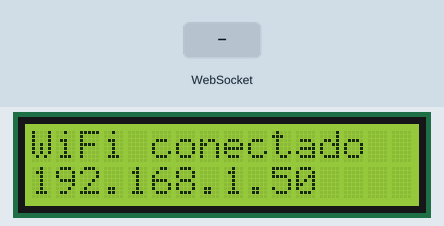
Simulated run of this sketch. Board: ESP32. On the bench: 16×2 character LCD. The inputs (shaded band) are chosen by the test bench. WiFi joins after 1.5 s; servers stay silent unless stated; what the sketch prints to the serial monitor is not drawn.

Above: at 2.7 s.
2.8 s: WebSocket text "1" received
At 3.1 s:
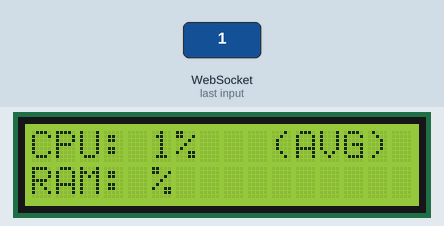
4.3 s: WebSocket text "0" received
At 5.5 s:
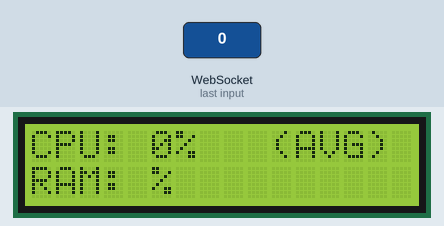
Timing chart, 0 to 7.3 s (numbered marks = the images above; inputs shaded):
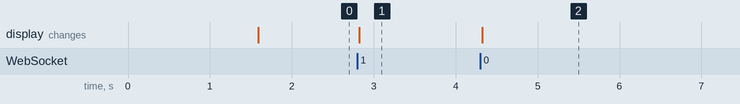

The sketch:

monitoramentoPC.ino
```cpp
#include <LiquidCrystal_I2C.h>
#include <Arduino.h>
#include <Wire.h>
#include <WiFi.h>
#include <WiFiMulti.h>
#include <WiFiClientSecure.h>
const char* ssid     = "******";
const char* password = "******";

WiFiServer server(80);

#include <WebSocketsClient.h>

WiFiMulti WiFiMulti;
WebSocketsClient webSocket;

LiquidCrystal_I2C LCD(0x27, 16, 2);


void webSocketEvent(WStype_t type, uint8_t * payload, size_t length) {

  switch (type) {
    case WStype_DISCONNECTED:
      Serial.printf("[WSc] Desconectado!\n");
      break;
    case WStype_CONNECTED:
      Serial.printf("[WSc] Conectado na url: %s\n", payload);

      webSocket.sendTXT("Conectado");
      break;
    case WStype_TEXT:
      String cpuPercent = "CPU: ";
      String ramPercent = "RAM: ";

      char *token;
      char *payloadCopy = strdup((char*)payload);
      token = strtok(payloadCopy, ";");

      if (token != NULL) {
        cpuPercent.concat(String(token));
      }

      token = strtok(NULL, ";");

      if (token != NULL) {
        ramPercent.concat(String(token));
      }

      cpuPercent.concat("%");
      ramPercent.concat("%");

      LCD.clear();
      LCD.setCursor(0, 0);
      LCD.print(cpuPercent.c_str());

      LCD.setCursor(0, 1);
      LCD.print(ramPercent.c_str());

      LCD.setCursor(10, 0);
      LCD.print("(AVG)");

      free(payloadCopy);

      break;
  }

}

void setup() {
  Serial.begin(115200);

  Serial.setDebugOutput(true);

  LCD.init();
  LCD.backlight();

  WiFi.begin(ssid, password);

  while (WiFi.status() != WL_CONNECTED) {
    delay(500);
    Serial.print(".");
  }

  LCD.setCursor(0, 0);
  LCD.print("WiFi conectado");
  LCD.setCursor(0, 1);
  LCD.print(WiFi.localIP());

  webSocket.begin("Guilherme", 8765, "/");

  webSocket.onEvent(webSocketEvent);

  webSocket.setReconnectInterval(5000);
}

void loop() {

  webSocket.loop();

  if (Serial.available())
  {
    char teste = char(Serial.read());
    Serial.println(teste);
    webSocket.sendTXT(teste);
  }

}
```

Measured:
- after the input at 2.8 s, the display: changes at once (image 1)
- after the input at 4.3 s, the display: changes at once (image 2)
